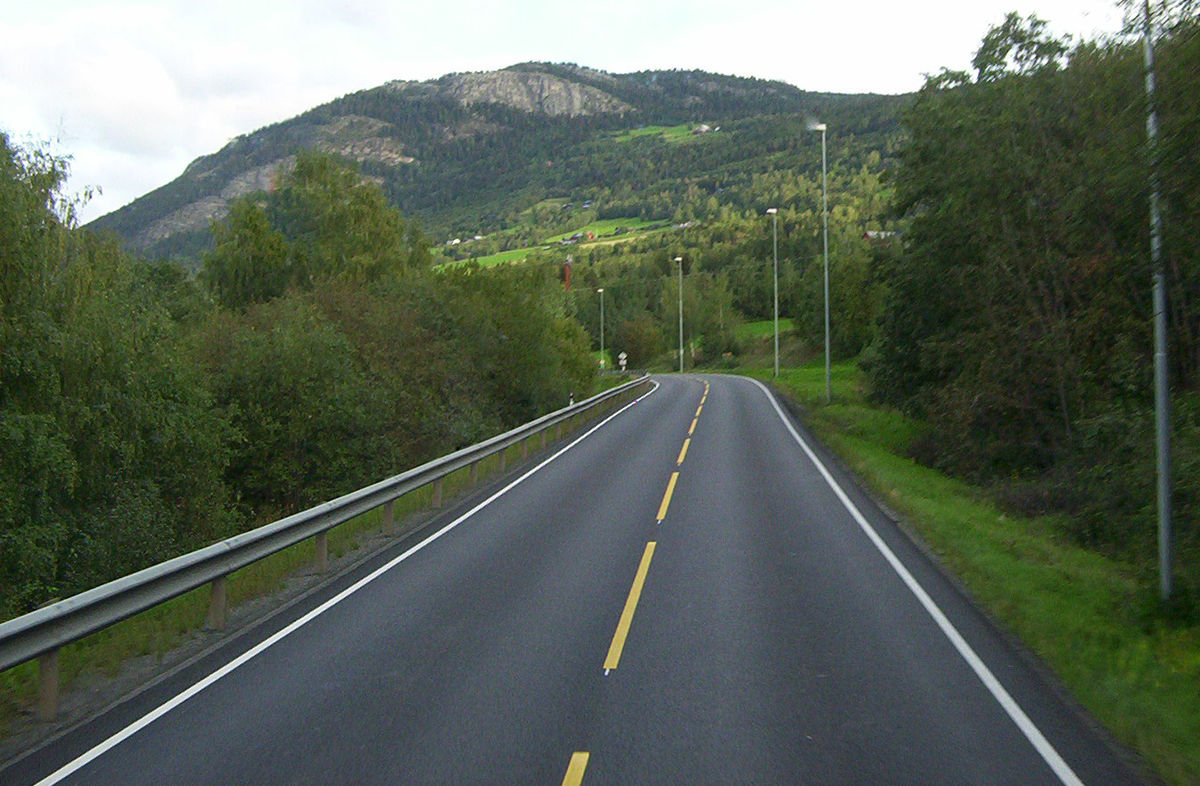
#> input picture res/Road_in_Norway.jpg, 1200 x 786 px, given in place of Lenna.png, which was not available
$ python imgGradient.py   (older library calls are emulated)
#> lines starting #> are read from the running program, lines starting #| are printed output that depends on the picture; pictures that were not available may be replaced by others from this repository, and a replacement may not be noted
#> in loadImg, img is the input picture: shape (786, 1200, 3); mean B, G, R 87, 99.6, 89.3
### ImageBase.py
#python3
#Steven Image base operation Class
import cv2
import numpy as np
from matplotlib import pyplot as plt
import random

def changeBgr2Rbg(img): #input color img
    if getImagChannel(img) == 3:
        b,g,r = cv2.split(img)       # get b,g,r
        img = cv2.merge([r,g,b])
    return img

# [5 lines left out: function changeRbg2Bgr, not called in this run]

def loadImg(file, mode=cv2.IMREAD_COLOR, toRgb=True):
    #mode = cv2.IMREAD_COLOR cv2.IMREAD_GRAYSCALE cv2.IMREAD_UNCHANGED
    try:
        img = cv2.imread(file,mode)
    except:
        print("Load image error,file=",file)

    assert(img is not None)
    if toRgb:
        if getImagChannel(img) == 3:
            img = changeBgr2Rbg(img)
    return img

def loadGrayImg(file):
    img = loadImg(file,mode=cv2.IMREAD_GRAYSCALE)
    return img

def writeImg(img,filePath):
    cv2.imwrite(filePath,img)

def infoImg(img,str='image:'):
    return print(str,'shape:',img.shape,'size:',img.size,'dims=',img.ndim,'dtype:',img.dtype)

# [4 lines left out: function grayImg, not called in this run]

def getImagChannel(img):
    if img.ndim == 3: #color r g b channel
        return 3
    return 1  #only one channel

# [27 lines left out: functions resizeImg, showimage, plotImg, not called in this run]

def getImgHW(img):
    return img.shape[0],img.shape[1]

def distanceImg(img1,img2):
    return np.sqrt(np.sum(np.square(img1 - img2)))

"""-----------------------operation start-------"""
# [100 lines left out: functions calcAndDrawHist, equalizedHist, custEqualizedHist, histogram_equalize, binaryImage, binaryImage2 and 2 more, not called in this run]

def thresHoldModel(img,mode=cv2.ADAPTIVE_THRESH_MEAN_C):
    #cv2.ADAPTIVE_THRESH_GAUSSIAN_C
    return cv2.adaptiveThreshold(img,255,mode,cv2.THRESH_BINARY,11,2)

def convolutionImg(img,kernel):
    return cv2.filter2D(img,-1,kernel)

# [343 lines left out: functions colorSpace, flipImg, custGray, differImg, reverseImg, LightImg and 9 more, not called in this run]

#https://docs.opencv.org/trunk/da/d22/tutorial_py_canny.html
def cannyImg(img,threshold1=100,threshold2=200):
    return cv2.Canny(img, threshold1=threshold1, threshold2=threshold2)

def sobelImg(img,scale=1,delta=0,ddepth = cv2.CV_16S, ksize=3):
    return cv2.Sobel(img, ddepth, 1, 0, ksize=ksize, scale=scale, delta=delta, borderType=cv.BORDER_DEFAULT)

# [23 lines left out: functions textImg, jointImage, not called in this run]

def rectangleImg(img,startPt,stopPt,color=(0, 0, 255),thickness=2):
    #return cv2.rectangle(img=img, pt1=startPt, pt2=stopPt, color=color, thickness=thickness)
    return cv2.rectangle(img, startPt, stopPt, color, thickness=2)

# [17 lines left out: functions adjustBrightnessAndContrast, GammaCorrection, not called in this run]

### mainImagePlot.py
#python3
#Steven 11/03/2020 image plot modoule

import matplotlib.pyplot as plt
from common import getRowAndColumn
from ImageBase import *

# [4 lines left out: function plotImg2, not called in this run]

def plotImagList(imgList, nameList, title='', gray=False, showticks=True):
    nImg = len(imgList)
    nRow,nColumn = getRowAndColumn(nImg)

    plt.figure().suptitle(title, fontsize="x-large")
    for n in range(nImg):
        img = imgList[n]
        ax = plt.subplot(nRow, nColumn, n + 1)
        ax.title.set_text(nameList[n])
        if gray:
            plt.imshow(img,cmap="gray")
        else:
            plt.imshow(img)

        if not showticks:
            ax.set_yticks([])
            ax.set_xticks([])
    #plt.grid(True)
    plt.tight_layout()

    # [4 lines of commented-out code are left out]
    plt.show()

# [7 lines left out: function main, not called in this run]

# [2 lines that do not run on import are left out]

### common.py
#python3
#Steven common
import numpy as np


def getRowAndColumn(N):
    """give a positive number,return suitable a*b for subplot matrix """
    if N <= 0:
        return (0,0)
    if N == 1:
        return (1,1)

    if N % 2 != 0: #odd number
        N +=1

    match = []
    for i in np.arange(1,N/2+1,dtype=np.int8):
        #print(i)
        if N % i == 0:
            match.append((int(i), int(N/i)))
    #print(match)

    '''(a,b) find the minimum abs(a-b) as the suitable result'''
    minInter = abs(match[0][0]-match[0][1])
    res = match[0]
    for i in match:
        if minInter > abs(i[0]-i[1]):
            minInter = abs(i[0]-i[1])
            res = i

    return res[0],res[1]

def main():
    print(getRowAndColumn(78))

# [2 lines that do not run on import are left out]

### imgGradient.py
import cv2
import numpy as np
from mainImagePlot import plotImagList
from ImageBase import *


def gradientImg(img):
    #img = grayImg(img)
    laplacian = cv2.Laplacian(img,cv2.CV_64F)
    laplacian = laplacian.astype(np.uint8)
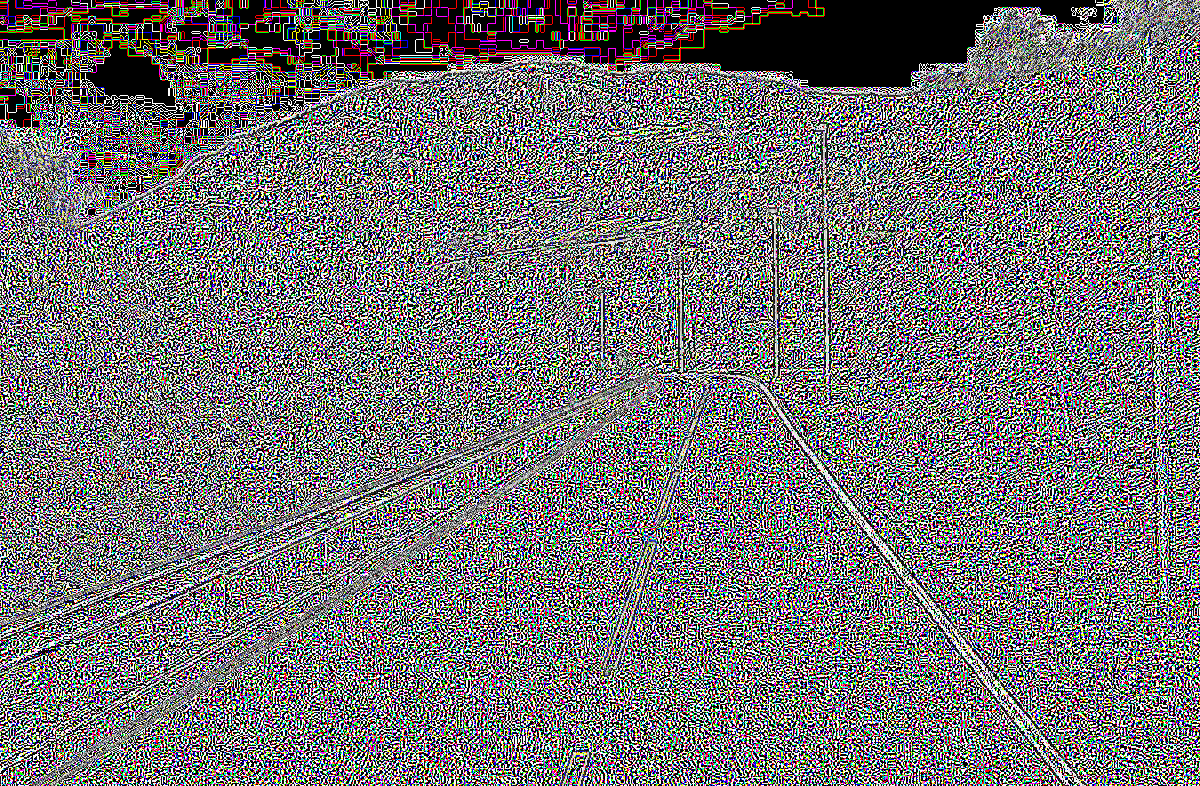
#> laplacian: shape (786, 1200, 3); mean R, G, B 116.4, 114.9, 115.6
    sobelx = cv2.Sobel(img,cv2.CV_64F,1,0,ksize=5)
    sobelx = sobelx.astype(np.uint8)
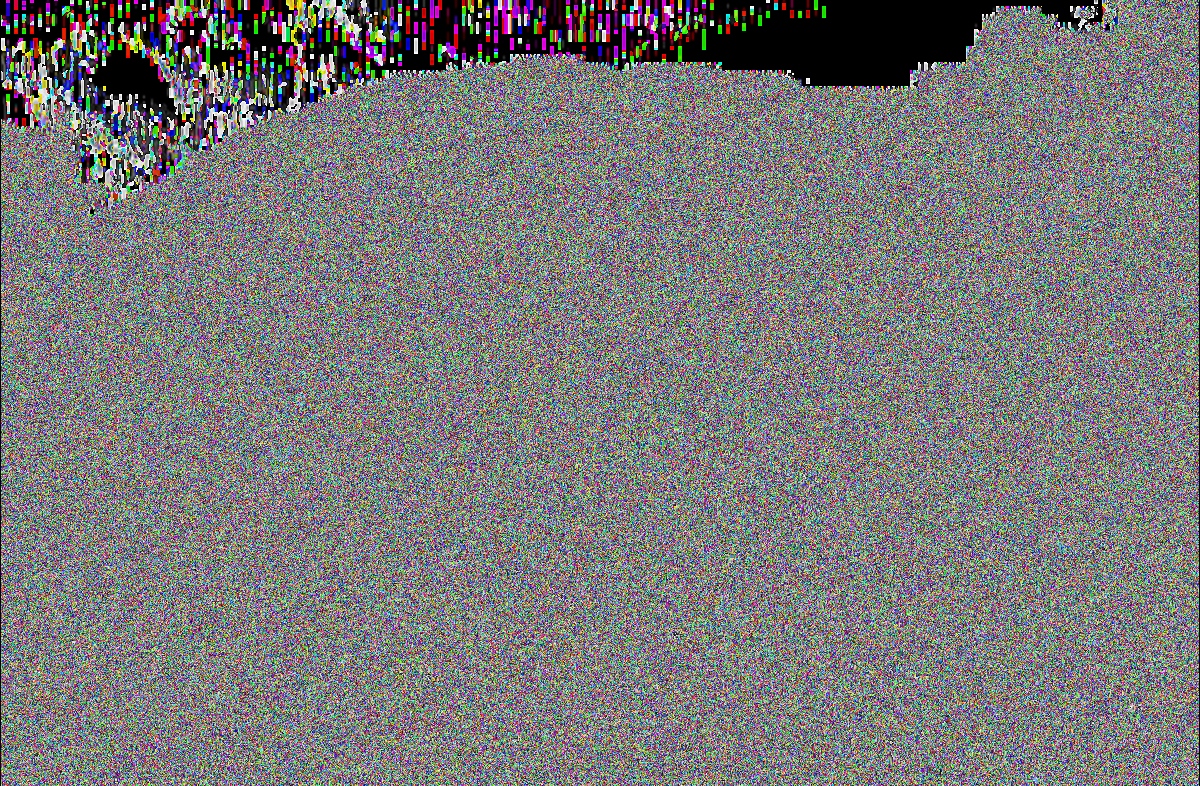
#> sobelx: shape (786, 1200, 3); mean R, G, B 120.9, 120.2, 120.3
    sobely = cv2.Sobel(img,cv2.CV_64F,0,1,ksize=5)
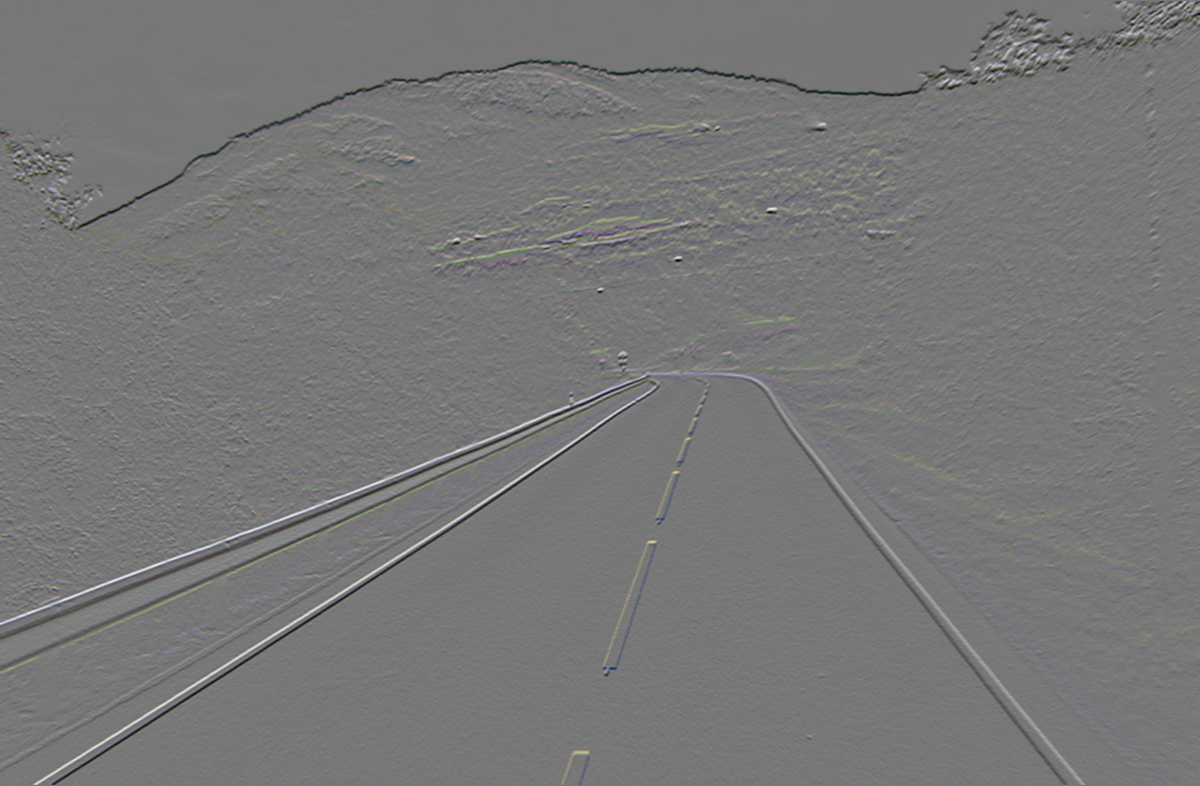
#> sobely: shape (786, 1200, 3) float64; mean R, G, B -28.7, -28.8, -27.6; drawn with min black and max white
    sobely = sobely.astype(np.uint8)
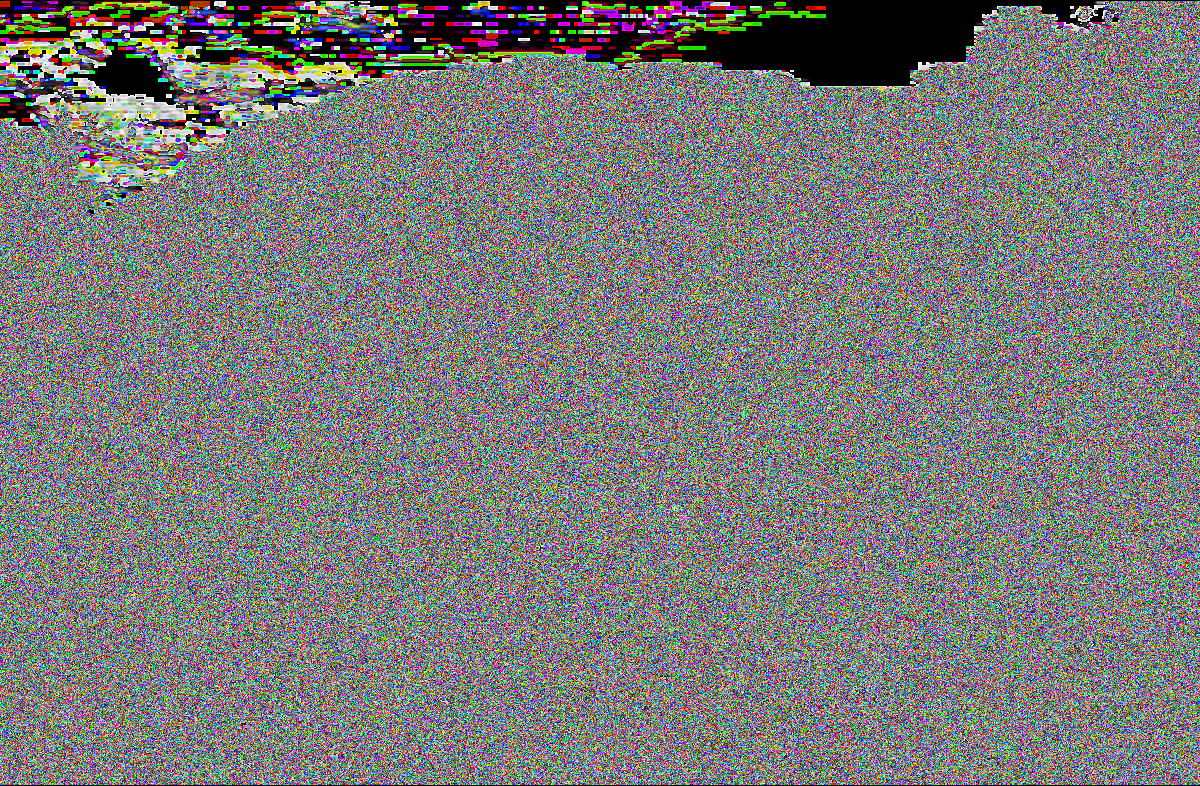
#> sobely: shape (786, 1200, 3); mean R, G, B 122.3, 122, 120.9

    ls,nameList = [],[]
    ls.append(img),nameList.append('Original')
    ls.append(laplacian),nameList.append('laplacian')
    ls.append(sobelx),nameList.append('sobelx')
    ls.append(sobely),nameList.append('sobely')
    plotImagList(ls, nameList,title='Fliter Image',gray=False)
#> in plotImagList, `nImg = len(imgList)`: nImg = 4
#> after the loop in getRowAndColumn, `for i in np.arange(1,N/2+1,dtype=np.int8):`: match = [(1, 4), (2, 2)]
#> in getRowAndColumn, `minInter = abs(match[0][0]-match[0][1])`: minInter = 3
#> in getRowAndColumn, `res = match[0]`: res = (1, 4)
#> the loop in getRowAndColumn, `for i in match:` made 2 passes
#> (minInter, res) on pass 2: (0, (2, 2))
#> after the loop in getRowAndColumn, `for i in match:`: minInter = 0
#> in plotImagList, `nRow,nColumn = getRowAndColumn(nImg)`: nRow = 2

if __name__ == "__main__":
    img = loadImg(r'./res/Lenna.png') #Road_in_Norway.jpg
    gradientImg(img)

$ run again, on res/otsus_algorithm.jpg
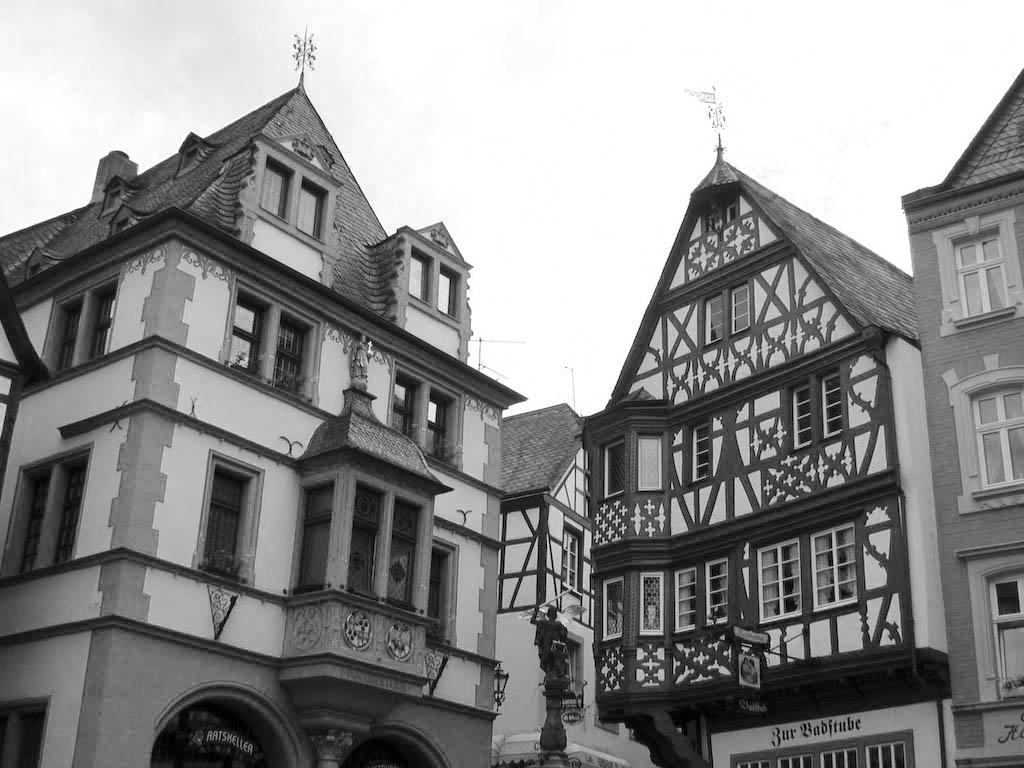
#> input picture res/otsus_algorithm.jpg, 1024 x 768 px, given in place of Lenna.png, which was not available
#> in loadImg, img is the input picture: shape (768, 1024, 3); min 0, max 255, mean 141.3
#> in gradientImg, `laplacian = laplacian.astype(np.uint8)`:
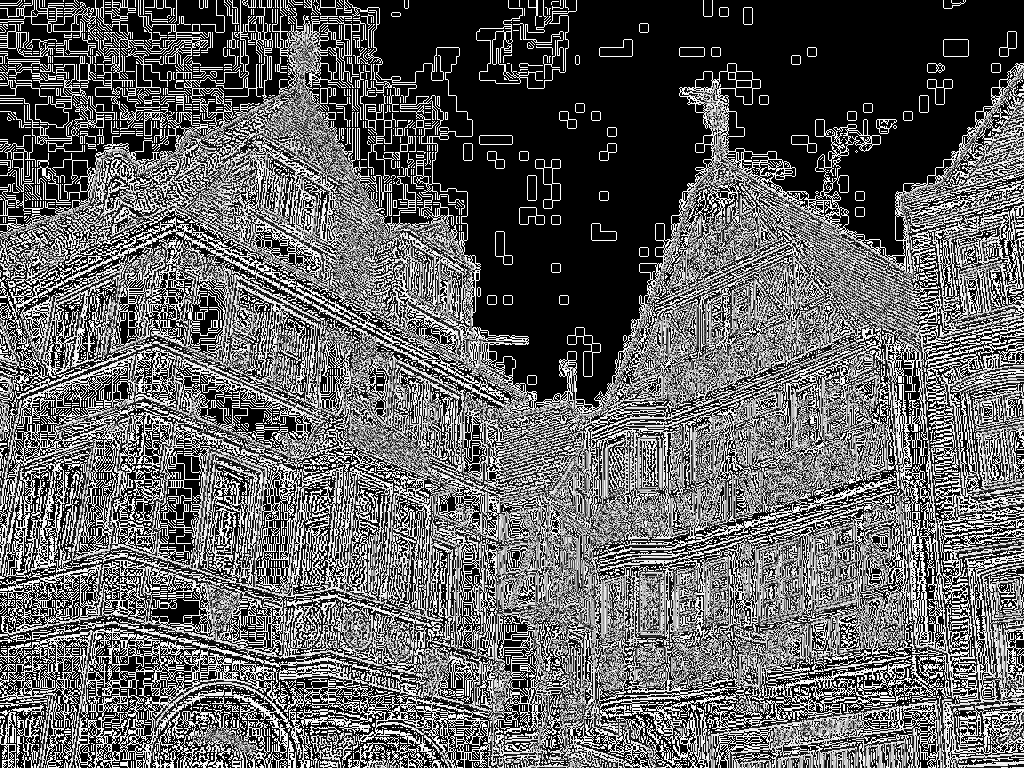
#> laplacian: shape (768, 1024, 3); min 0, max 255, mean 97.1
#> in gradientImg, `sobely = sobely.astype(np.uint8)`:
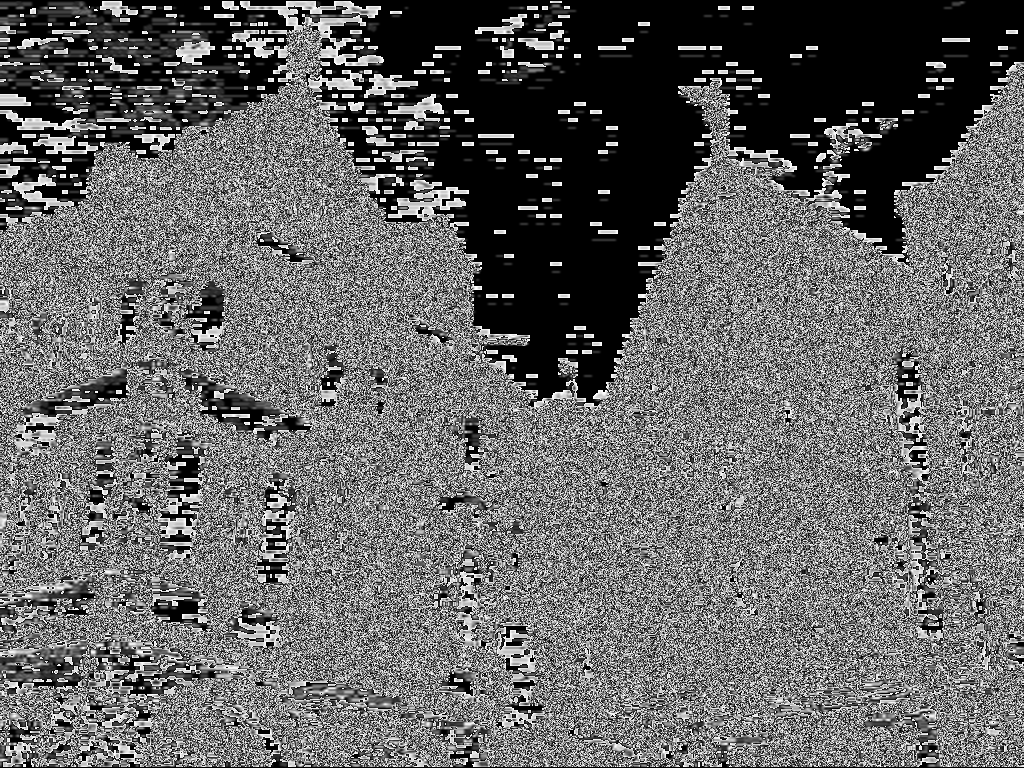
#> sobely: shape (768, 1024, 3); min 0, max 255, mean 101.4
#> nImg = 4
#> after the loop in getRowAndColumn, `for i in np.arange(1,N/2+1,dtype=np.int8):`: match = [(1, 4), (2, 2)]
#> in getRowAndColumn, `minInter = abs(match[0][0]-match[0][1])`: minInter = 3
#> in getRowAndColumn, `res = match[0]`: res = (1, 4)
#> the loop in getRowAndColumn, `for i in match:` made 2 passes
#> (minInter, res) on pass 2: (0, (2, 2))
#> after the loop in getRowAndColumn, `for i in match:`: minInter = 0
#> nRow = 2
